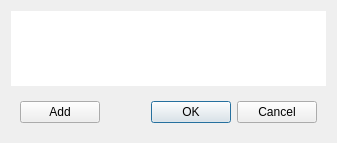
<?xml version="1.0" encoding="UTF-8"?>
<ui version="4.0">
 <class>propertiesDialog</class>
 <widget class="QDialog" name="propertiesDialog">
  <property name="geometry">
   <rect>
    <x>0</x>
    <y>0</y>
    <width>337</width>
    <height>143</height>
   </rect>
  </property>
  <property name="sizePolicy">
   <sizepolicy hsizetype="Preferred" vsizetype="MinimumExpanding">
    <horstretch>0</horstretch>
    <verstretch>0</verstretch>
   </sizepolicy>
  </property>
  <property name="windowTitle">
   <string>Properties Dialog</string>
  </property>
  <property name="windowIcon">
   <iconset resource="Spyce.qrc">
    <normaloff>:/icons/feather/sliders.svg</normaloff>:/icons/feather/sliders.svg</iconset>
  </property>
  <property name="locale">
   <locale language="English" country="UnitedStates"/>
  </property>
  <layout class="QVBoxLayout" name="verticalLayout">
   <item>
    <widget class="QTableView" name="propertiesTableView">
     <property name="sizePolicy">
      <sizepolicy hsizetype="Expanding" vsizetype="MinimumExpanding">
       <horstretch>0</horstretch>
       <verstretch>0</verstretch>
      </sizepolicy>
     </property>
     <property name="contextMenuPolicy">
      <enum>Qt::CustomContextMenu</enum>
     </property>
     <property name="autoFillBackground">
      <bool>true</bool>
     </property>
     <property name="frameShape">
      <enum>QFrame::NoFrame</enum>
     </property>
     <property name="sizeAdjustPolicy">
      <enum>QAbstractScrollArea::AdjustToContents</enum>
     </property>
     <property name="dragDropOverwriteMode">
      <bool>false</bool>
     </property>
     <property name="dragDropMode">
      <enum>QAbstractItemView::NoDragDrop</enum>
     </property>
     <property name="selectionMode">
      <enum>QAbstractItemView::SingleSelection</enum>
     </property>
     <property name="selectionBehavior">
      <enum>QAbstractItemView::SelectRows</enum>
     </property>
     <attribute name="verticalHeaderVisible">
      <bool>false</bool>
     </attribute>
     <attribute name="verticalHeaderDefaultSectionSize">
      <number>24</number>
     </attribute>
    </widget>
   </item>
   <item>
    <widget class="QWidget" name="newPropertyWidget" native="true">
     <layout class="QHBoxLayout" name="horizontalLayout">
      <item>
       <widget class="QPushButton" name="addProperty">
        <property name="text">
         <string>Add</string>
        </property>
        <property name="icon">
         <iconset resource="Spyce.qrc">
          <normaloff>:/icons/feather/plus.svg</normaloff>:/icons/feather/plus.svg</iconset>
        </property>
       </widget>
      </item>
      <item>
       <widget class="QDialogButtonBox" name="buttonBox">
        <property name="sizePolicy">
         <sizepolicy hsizetype="Expanding" vsizetype="Fixed">
          <horstretch>0</horstretch>
          <verstretch>0</verstretch>
         </sizepolicy>
        </property>
        <property name="orientation">
         <enum>Qt::Horizontal</enum>
        </property>
        <property name="standardButtons">
         <set>QDialogButtonBox::Cancel|QDialogButtonBox::Ok</set>
        </property>
       </widget>
      </item>
     </layout>
    </widget>
   </item>
  </layout>
 </widget>
 <resources>
  <include location="Spyce.qrc"/>
 </resources>
 <connections/>
</ui>
